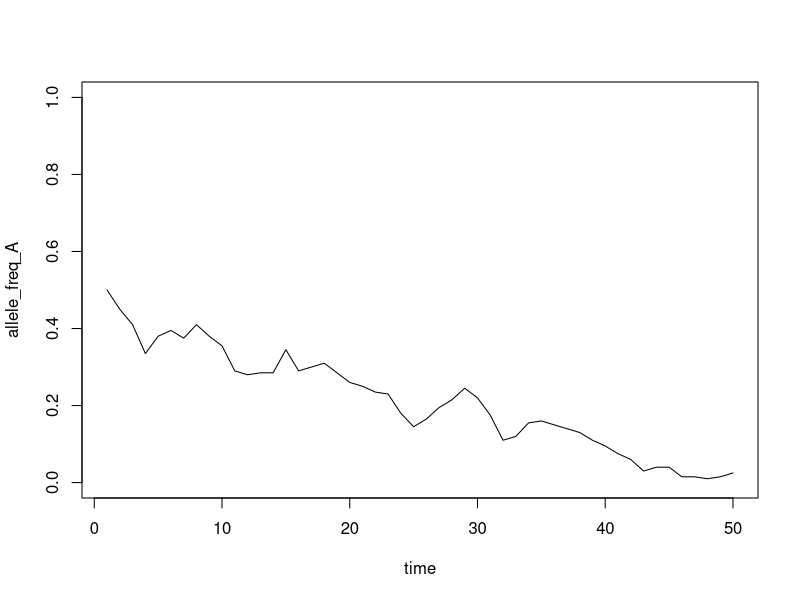

This chart was generated by the following R code:
## ---- chunk 1
init_pop_size <- 5000
## ---- chunk 2
pool_size <- 2 * init_pop_size
## ---- chunk 3
initial_frequency_A <- 0.5351
initial_frequency_a <- 1 - initial_frequency_A
## ---- chunk 4
number_A <- 2 * round(initial_frequency_A * init_pop_size)
number_a <- 2 * round(initial_frequency_a * init_pop_size)
## ---- chunk 5
gene_pool <- c(rep("A", number_A), rep("a", number_a))
table(gene_pool)
## ---- chunk 6
new_gene_pool <- sample(gene_pool, 1000, replace = TRUE)
## ---- chunk 7
table(new_gene_pool)
## ---- chunk 8
# Set initial population size
init_pop_size <- 1000

# Set initial allele frequency
init_allele_freq_A <- 0.5
## ---- chunk 9
number_A <- 2 * init_allele_freq_A * init_pop_size
number_a <- 2 * init_pop_size - number_A

init_gene_pool <- c(rep("A", number_A), rep("a", number_a))
## ---- chunk 10
(gene_pool_table <- table(init_gene_pool))
## ---- chunk 11
(init_allele_freq_A <- gene_pool_table[2] / sum(gene_pool_table))
## ---- chunk 12
# Set number of generations
n_gen <- 50
pop_size <- 100

# Set up an empty vector of length n_gen to contain results
allele_freq_A <- rep(NA, n_gen)

# Put in an initial value for frequency of A
allele_freq_A[1] <- 0.5

# Establish the initial gene pool and name it gene_pool_time_n
# This part looks complicated, but I am just condensing the code from above into 1 line.
gene_pool_time_n <- c(rep("A", round(2 * allele_freq_A[1] * pop_size)), 
                    rep("a", round(2 * (1-allele_freq_A[1]) * pop_size)))

for (i in 2:n_gen) {
  gene_pool_time_n_plus_1 <- sample(gene_pool_time_n, pop_size * 2, replace = TRUE)
  gene_pool_table <- table(gene_pool_time_n_plus_1)
  allele_freq_A[i] <- gene_pool_table[2] / sum(gene_pool_table)

  # Replace the old gene pool with the new one.
  gene_pool_time_n <- gene_pool_time_n_plus_1
}
## ---- chunk 13
allele_freq_A[is.na(allele_freq_A)] <- 0
plot(1:n_gen, allele_freq_A, type = "l", xlab = "time", ylim = c(0, 1))
